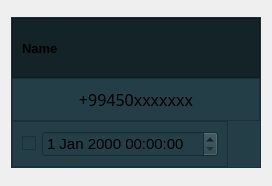
                     <widget class="QWidget" name="scrollAreaWidgetContents_2">
                      <property name="geometry">
                       <rect>
                        <x>0</x>
                        <y>0</y>
                        <width>268</width>
                        <height>186</height>
                       </rect>
                      </property>
                      <property name="sizePolicy">
                       <sizepolicy hsizetype="Fixed" vsizetype="Expanding">
                        <horstretch>0</horstretch>
                        <verstretch>0</verstretch>
                       </sizepolicy>
                      </property>
                      <layout class="QVBoxLayout" name="verticalLayout_48">
                       <item>
                        <widget class="QFrame" name="frame_27">
                         <property name="sizePolicy">
                          <sizepolicy hsizetype="Fixed" vsizetype="Fixed">
                           <horstretch>0</horstretch>
                           <verstretch>0</verstretch>
                          </sizepolicy>
                         </property>
                         <property name="minimumSize">
                          <size>
                           <width>250</width>
                           <height>0</height>
                          </size>
                         </property>
                         <property name="styleSheet">
                          <string notr="true">background-color: rgb(35, 62, 71);</string>
                         </property>
                         <property name="frameShape">
                          <enum>QFrame::StyledPanel</enum>
                         </property>
                         <property name="frameShadow">
                          <enum>QFrame::Raised</enum>
                         </property>
                         <layout class="QVBoxLayout" name="verticalLayout_46">
                          <property name="spacing">
                           <number>0</number>
                          </property>
                          <property name="leftMargin">
                           <number>0</number>
                          </property>
                          <property name="topMargin">
                           <number>0</number>
                          </property>
                          <property name="rightMargin">
                           <number>0</number>
                          </property>
                          <property name="bottomMargin">
                           <number>0</number>
                          </property>
                          <item>
                           <widget class="QFrame" name="frame_28">
                            <property name="sizePolicy">
                             <sizepolicy hsizetype="Preferred" vsizetype="Fixed">
                              <horstretch>0</horstretch>
                              <verstretch>0</verstretch>
                             </sizepolicy>
                            </property>
                            <property name="minimumSize">
                             <size>
                              <width>0</width>
                              <height>0</height>
                             </size>
                            </property>
                            <property name="sizeIncrement">
                             <size>
                              <width>0</width>
                              <height>0</height>
                             </size>
                            </property>
                            <property name="styleSheet">
                             <string notr="true">background-color: rgb(20, 35, 40);</string>
                            </property>
                            <property name="frameShape">
                             <enum>QFrame::StyledPanel</enum>
                            </property>
                            <property name="frameShadow">
                             <enum>QFrame::Raised</enum>
                            </property>
                            <layout class="QHBoxLayout" name="horizontalLayout_44">
                             <item>
                              <widget class="QLabel" name="label_34">
                               <property name="sizePolicy">
                                <sizepolicy hsizetype="Expanding" vsizetype="Expanding">
                                 <horstretch>0</horstretch>
                                 <verstretch>0</verstretch>
                                </sizepolicy>
                               </property>
                               <property name="font">
                                <font>
                                 <pointsize>10</pointsize>
                                 <weight>75</weight>
                                 <bold>true</bold>
                                </font>
                               </property>
                               <property name="styleSheet">
                                <string notr="true">border-color:transparent;</string>
                               </property>
                               <property name="text">
                                <string>Name</string>
                               </property>
                              </widget>
                             </item>
                             <item>
                              <spacer name="horizontalSpacer_12">
                               <property name="orientation">
                                <enum>Qt::Horizontal</enum>
                               </property>
                               <property name="sizeHint" stdset="0">
                                <size>
                                 <width>40</width>
                                 <height>20</height>
                                </size>
                               </property>
                              </spacer>
                             </item>
                             <item>
                              <widget class="QPushButton" name="pushButton_7">
                               <property name="sizePolicy">
                                <sizepolicy hsizetype="Expanding" vsizetype="Expanding">
                                 <horstretch>0</horstretch>
                                 <verstretch>0</verstretch>
                                </sizepolicy>
                               </property>
                               <property name="minimumSize">
                                <size>
                                 <width>50</width>
                                 <height>40</height>
                                </size>
                               </property>
                               <property name="maximumSize">
                                <size>
                                 <width>50</width>
                                 <height>16777215</height>
                                </size>
                               </property>
                               <property name="styleSheet">
                                <string notr="true">QPushButton {
    border: transparent;
	border-radius: 15px;
}

QPushButton:hover {
   border: 2px solid white;
}

QPushButton:pressed {
	background-color: rgb(35, 62, 71);
}</string>
                               </property>
                               <property name="text">
                                <string/>
                               </property>
                               <property name="icon">
                                <iconset resource="resources.qrc">
                                 <normaloff>:/icons/icons/delete.svg</normaloff>:/icons/icons/delete.svg</iconset>
                               </property>
                               <property name="iconSize">
                                <size>
                                 <width>23</width>
                                 <height>23</height>
                                </size>
                               </property>
                              </widget>
                             </item>
                            </layout>
                           </widget>
                          </item>
                          <item>
                           <widget class="QFrame" name="frame_29">
                            <property name="sizePolicy">
                             <sizepolicy hsizetype="Expanding" vsizetype="Fixed">
                              <horstretch>0</horstretch>
                              <verstretch>0</verstretch>
                             </sizepolicy>
                            </property>
                            <property name="frameShape">
                             <enum>QFrame::StyledPanel</enum>
                            </property>
                            <property name="frameShadow">
                             <enum>QFrame::Raised</enum>
                            </property>
                            <layout class="QVBoxLayout" name="verticalLayout_47">
                             <item>
                              <widget class="QLabel" name="label_35">
                               <property name="sizePolicy">
                                <sizepolicy hsizetype="Expanding" vsizetype="Expanding">
                                 <horstretch>0</horstretch>
                                 <verstretch>0</verstretch>
                                </sizepolicy>
                               </property>
                               <property name="font">
                                <font>
                                 <family>Bauhaus 93</family>
                                 <pointsize>12</pointsize>
                                 <weight>50</weight>
                                 <bold>false</bold>
                                </font>
                               </property>
                               <property name="text">
                                <string>+99450xxxxxxx</string>
                               </property>
                               <property name="alignment">
                                <set>Qt::AlignCenter</set>
                               </property>
                              </widget>
                             </item>
                            </layout>
                           </widget>
                          </item>
                          <item>
                           <widget class="QFrame" name="frame_30">
                            <property name="sizePolicy">
                             <sizepolicy hsizetype="Fixed" vsizetype="Fixed">
                              <horstretch>0</horstretch>
                              <verstretch>0</verstretch>
                             </sizepolicy>
                            </property>
                            <property name="layoutDirection">
                             <enum>Qt::LeftToRight</enum>
                            </property>
                            <property name="frameShape">
                             <enum>QFrame::StyledPanel</enum>
                            </property>
                            <property name="frameShadow">
                             <enum>QFrame::Raised</enum>
                            </property>
                            <layout class="QHBoxLayout" name="horizontalLayout_45">
                             <item>
                              <widget class="QCheckBox" name="checkBox_2">
                               <property name="text">
                                <string/>
                               </property>
                              </widget>
                             </item>
                             <item>
                              <widget class="QDateTimeEdit" name="dateTimeEdit">
                               <property name="font">
                                <font>
                                 <pointsize>11</pointsize>
                                 <weight>50</weight>
                                 <bold>false</bold>
                                </font>
                               </property>
                              </widget>
                             </item>
                            </layout>
                           </widget>
                          </item>
                         </layout>
                        </widget>
                       </item>
                      </layout>
                     </widget>
